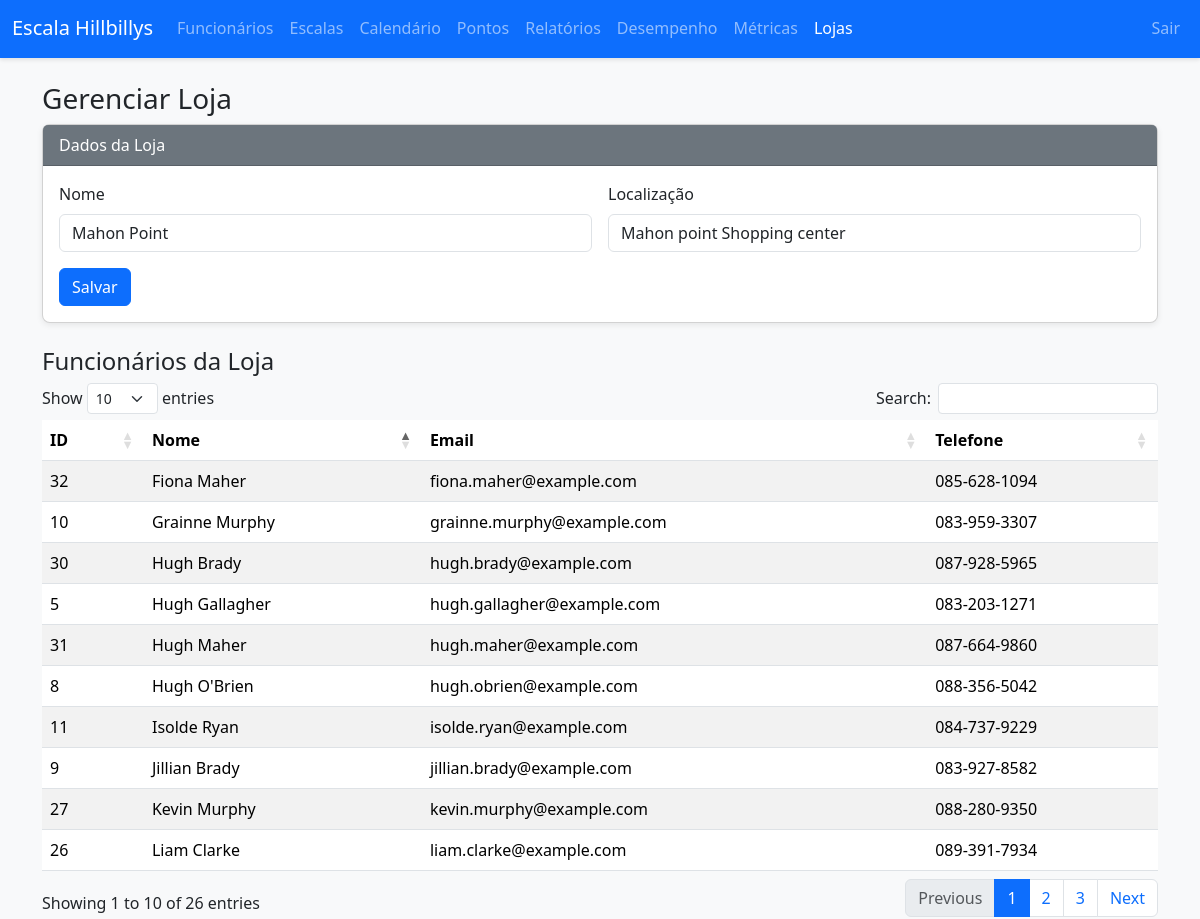
The page /loja_gerenciar_updated.php (signed in) on the database its author committed.
### tables this page shows
CREATE TABLE users (
        id INTEGER PRIMARY KEY AUTOINCREMENT,
        username TEXT NOT NULL UNIQUE,
        password TEXT NOT NULL,
        role TEXT NOT NULL,
        employee_id INTEGER,
        store_id INTEGER,
        FOREIGN KEY (employee_id) REFERENCES employees(id),
        FOREIGN KEY (store_id) REFERENCES stores(id)
    );

CREATE TABLE stores (
        id INTEGER PRIMARY KEY AUTOINCREMENT,
        name TEXT NOT NULL UNIQUE,
        location TEXT,
        created_at DATETIME DEFAULT CURRENT_TIMESTAMP
    );

CREATE TABLE employees (
        id INTEGER PRIMARY KEY AUTOINCREMENT,
        name TEXT NOT NULL,
        email TEXT,
        phone TEXT,
        store_id INTEGER,
        created_at DATETIME DEFAULT CURRENT_TIMESTAMP, ppsn TEXT, irp TEXT, hourly_rate REAL, max_weekly_hours REAL DEFAULT 40.0,
        FOREIGN KEY (store_id) REFERENCES stores(id)
    );

### config.php (called while the page is built, shortened)
<?php
$DB_DRIVER = getenv('DB_DRIVER') ?: 'sqlite';
$DB_HOST   = getenv('DB_HOST')   ?: '127.0.0.1';
$DB_PORT   = getenv('DB_PORT')   ?: '3306';
$DB_NAME   = getenv('DB_NAME')   ?: 'escala_hillbillys';
$DB_USER   = getenv('DB_USER')   ?: 'root';
$DB_PASS   = getenv('DB_PASS')   ?: '';
$SQLITE_PATH = getenv('SQLITE_PATH') ?: __DIR__ . '/db.sqlite';
try {
    if ($DB_DRIVER === 'mysql') {
        $dsn = "mysql:host={$DB_HOST};port={$DB_PORT};dbname={$DB_NAME};charset=utf8mb4";
        $pdo = new PDO($dsn, $DB_USER, $DB_PASS, [
            PDO::ATTR_ERRMODE => PDO::ERRMODE_EXCEPTION,
            PDO::ATTR_DEFAULT_FETCH_MODE => PDO::FETCH_ASSOC,
        ]);
    } else {
        $dsn = "sqlite:" . $SQLITE_PATH;
        $pdo = new PDO($dsn, null, null, [
            PDO::ATTR_ERRMODE => PDO::ERRMODE_EXCEPTION,
            PDO::ATTR_DEFAULT_FETCH_MODE => PDO::FETCH_ASSOC,
        ]);
        $pdo->exec('PRAGMA foreign_keys = ON;');
    }
} catch (Throwable $e) {
    http_response_code(500);
    die("Database connection error: " . htmlspecialchars($e->getMessage()));
}
function isLoggedIn(): bool {
    return isset($_SESSION['user_id']) && is_numeric($_SESSION['user_id']);
}
function currentUser(): ?array {
    global $pdo;
    static $cached = null;
    if ($cached !== null) return $cached;
    $stmt = $pdo->prepare('SELECT * FROM users WHERE id = ?');
    $stmt->execute([$_SESSION['user_id']]);
    $cached = $stmt->fetch(PDO::FETCH_ASSOC) ?: null;
    return $cached;
}
function requireRole(array $roles): void {
    $u = currentUser();
}
function requirePrivileged(): void {
    requireRole(['admin','manager']);
}

### loja_gerenciar_updated.php (the view, shortened to what this page needs)
<?php
require_once 'config.php';
requirePrivileged();
$currentUser = currentUser();
$userRole = $currentUser['role'];
$userStoreId = $currentUser['store_id'] ?? null;
$storeId = null;
if (isset($_GET['store_id'])) {
    $storeId = (int)$_GET['store_id'];
} elseif ($userRole === 'manager' && $userStoreId) {
    $storeId = (int)$userStoreId;
} else {
    $storeId = (int)$pdo->query('SELECT id FROM stores ORDER BY id LIMIT 1')->fetchColumn();
}
$stmtStore = $pdo->prepare('SELECT * FROM stores WHERE id = ?');
$stmtStore->execute([$storeId]);
$store = $stmtStore->fetch(PDO::FETCH_ASSOC);
$stmtEmp = $pdo->prepare('SELECT id, name, email, phone FROM employees WHERE store_id = ? ORDER BY name');
$stmtEmp->execute([$storeId]);
$employees = $stmtEmp->fetchAll(PDO::FETCH_ASSOC);
?>
<!DOCTYPE html>
<html lang="pt-BR">
<head>
    <link rel="stylesheet" href="https://cdn.jsdelivr.net/npm/bootstrap@5.3.2/dist/css/bootstrap.min.css">
    <link rel="stylesheet" href="style.css">
    <link rel="stylesheet" href="https://cdn.datatables.net/1.13.6/css/dataTables.bootstrap5.min.css">
</head>
<body>
    <?php
        $activePage = ($userRole === 'admin') ? 'lojas' : 'loja';
        require_once __DIR__ . '/navbar.php';
    ?>
    <div class="container mt-4">
        <h3>Gerenciar Loja</h3>
        <form method="post" class="card mb-4">
            <div class="card-header bg-secondary text-white">Dados da Loja</div>
            <div class="card-body row g-3">
                <div class="col-md-6">
                    <label for="name" class="form-label">Nome</label>
                    <input type="text" class="form-control" id="name" name="name" value="<?php echo htmlspecialchars($store['name']); ?>" required <?php echo ($userRole !== 'admin') ? 'readonly' : ''; ?>>
                </div>
                <div class="col-md-6">
                    <label for="location" class="form-label">Localização</label>
                    <input type="text" class="form-control" id="location" name="location" value="<?php echo htmlspecialchars($store['location']); ?>" <?php echo ($userRole !== 'admin') ? 'readonly' : ''; ?>>
                </div>
                <?php if ($userRole === 'admin'): ?>
                <div class="col-md-12">
                    <button type="submit" class="btn btn-primary">Salvar</button>
                </div>
                <?php endif; ?>
            </div>
        </form>
        <h4>Funcionários da Loja</h4>
        <div class="table-responsive">
            <table id="employeesTable" class="table table-striped">
                <thead>
                    <tr>
                        <th>ID</th>
                        <th>Nome</th>
                        <th>Email</th>
                        <th>Telefone</th>
                    </tr>
                </thead>
                <tbody>
                    <?php foreach ($employees as $emp): ?>
                        <tr>
                            <td><?php echo htmlspecialchars($emp['id']); ?></td>
                            <td><?php echo htmlspecialchars($emp['name']); ?></td>
                            <td><?php echo htmlspecialchars($emp['email']); ?></td>
                            <td><?php echo htmlspecialchars($emp['phone']); ?></td>
                        </tr>
                    <?php endforeach; ?>
                </tbody>
            </table>
        </div>
    </div>
</body>
</html>

### navbar.php (shortened to what this page needs)
<?php
if (function_exists('currentUser')) {
    $u = currentUser();
    $role = $u['role'] ?? null;
} else {
    $role = $_SESSION['user_role'] ?? null;
}
if ($role === 'manager') {
    $brandHref = 'manager_dashboard.php';
    $brandText = 'Escala Hillbillys – Gerente';
} elseif ($role === 'employee') {
    $brandHref = 'portal.php';
    $brandText = 'Escala Hillbillys';
} else {
    $brandHref = 'dashboard.php';
    $brandText = 'Escala Hillbillys';
}
if (!function_exists('nav_active')) {
    function nav_active(string $page, ?string $activePage): string {
        return ($activePage === $page) ? 'active' : '';
    }
}
?>
<nav class="navbar navbar-expand-lg navbar-dark bg-primary">
    <div class="container-fluid">
        <a class="navbar-brand" href="<?php echo htmlspecialchars($brandHref); ?>">
            <?php echo htmlspecialchars($brandText); ?>
        </a>
        <div class="collapse navbar-collapse" id="navbarNav">
            <ul class="navbar-nav me-auto mb-2 mb-lg-0">
                <li class="nav-item">
                    <a class="nav-link <?php echo nav_active('usuarios', $activePage); ?>" href="usuarios_listar.php">Funcionários</a>
                </li>
                <li class="nav-item">
                    <a class="nav-link <?php echo nav_active('escalas', $activePage); ?>" href="escala_listar.php">Escalas</a>
                </li>
                <li class="nav-item">
                    <a class="nav-link <?php echo nav_active('calendario', $activePage); ?>" href="escala_calendario_semana.php">Calendário</a>
                </li>
                <li class="nav-item">
                    <a class="nav-link <?php echo nav_active('pontos', $activePage); ?>" href="ponto_listar.php">Pontos</a>
                </li>
                <li class="nav-item">
                    <a class="nav-link <?php echo nav_active('relatorios', $activePage); ?>" href="relatorios.php">Relatórios</a>
                </li>
                <li class="nav-item">
                    <a class="nav-link <?php echo nav_active('desempenho', $activePage); ?>" href="desempenho.php">Desempenho</a>
                </li>
                <li class="nav-item">
                    <a class="nav-link <?php echo nav_active('metricas', $activePage); ?>" href="analytics.php">Métricas</a>
                </li>
                <?php if ($role === 'admin'): ?>
                <li class="nav-item">
                    <a class="nav-link <?php echo nav_active('lojas', $activePage); ?>" href="lojas_listar.php">Lojas</a>
                </li>
                <?php elseif ($role === 'manager'): ?>
                <li class="nav-item">
                    <a class="nav-link <?php echo nav_active('loja', $activePage); ?>" href="loja_gerenciar_updated.php">Loja</a>
                </li>
                <?php endif; ?>
            </ul>
            <ul class="navbar-nav ms-auto">
                <li class="nav-item"><a class="nav-link" href="logout.php">Sair</a></li>
            </ul>
        </div>
    </div>
</nav>

### style.css (style rules this page uses)
body { background-color: #f8f9fa; font-family: "Segoe UI", Tahoma, Geneva, Verdana, sans-serif; }
.navbar { box-shadow: 0 2px 4px rgba(0, 0, 0, 0.1); border-bottom: 2px solid #0d6efd; }
.card { border-radius: 0.5rem; box-shadow: 0 2px 6px rgba(0, 0, 0, 0.08); margin-bottom: 1rem; }
.table-striped tbody tr:nth-of-type(odd) { background-color: #f2f4f6; }
.btn-primary { background-color: #0d6efd; border-color: #0d6efd; }
.table-responsive { overflow-x: auto; }

### rows shown on the page
users: role "Escala Hillbillys"
stores: name "Mahon Point", location "Mahon point Shopping center"
employees: id "32", name "Fiona Maher", email "fiona.maher@example.com", phone "085-628-1094"
employees: id "10", name "Grainne Murphy", email "grainne.murphy@example.com", phone "083-959-3307"
employees: id "30", name "Hugh Brady", email "hugh.brady@example.com", phone "087-928-5965"
employees: id "5", name "Hugh Gallagher", email "hugh.gallagher@example.com", phone "083-203-1271"
employees: id "31", name "Hugh Maher", email "hugh.maher@example.com", phone "087-664-9860"
employees: id "8", name "Hugh O'Brien", email "hugh.obrien@example.com", phone "088-356-5042"
employees: id "11", name "Isolde Ryan", email "isolde.ryan@example.com", phone "084-737-9229"
employees: id "9", name "Jillian Brady", email "jillian.brady@example.com", phone "083-927-8582"
employees: id "27", name "Kevin Murphy", email "kevin.murphy@example.com", phone "088-280-9350"
employees: id "26", name "Liam Clarke", email "liam.clarke@example.com", phone "089-391-7934"
